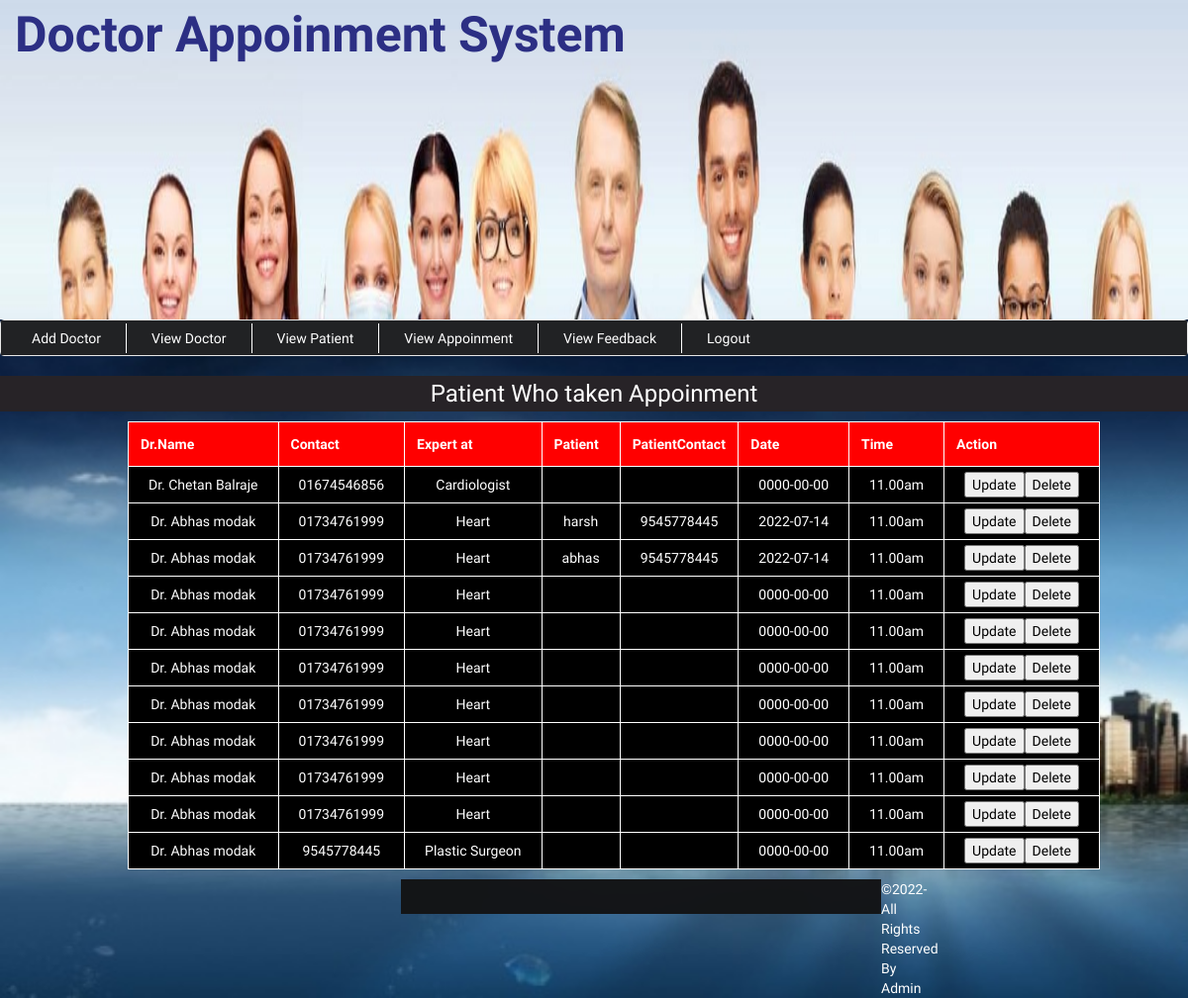
Screenshot of /admin/viewAppoinment.php (signed in) with the database file from the repository.
### tables this page shows
CREATE TABLE `booking` (
  `booking_id` int(22) NOT NULL,
  `dname` varchar(22) NOT NULL,
  `userid` int(22) NOT NULL,
  `dcontact` varchar(22) NOT NULL,
  `expertise` varchar(22) NOT NULL,
  `fee` varchar(22) NOT NULL,
  `pname` varchar(22) NOT NULL,
  `pcontact` varchar(22) NOT NULL,
  `email` varchar(111) NOT NULL,
  `address` varchar(22) NOT NULL,
  `dates` date NOT NULL,
  `tyme` varchar(22) NOT NULL,
  `payment` varchar(22) NOT NULL
);

### admin/viewAppoinment.php (the view, shortened to what this page needs)
<?php include('header.php'); ?>
	<div class="dashboard" style="background-color:#fff;">
		<h3 class="text-center" style="background-color:#272327;color: #fff;padding: 5px;">Patient Who taken Appoinment</h3>
	</div>
			<div class="all_user" style="margin-top:0px; margin-left: 40px;">
				<?php
					include('../config.php');
					$sql = " SELECT * FROM booking";
					$result = mysqli_query($conn,$sql);
					$count = mysqli_num_rows($result);
					if($count>=1){
						echo "<table border='1' align='center' cellpadding='32'>
							<tr>
								<th>Dr.Name</th>
								<th>Contact</th>
								<th>Expert at</th>
								<th>Patient</th>
								<th>PatientContact</th>
								<th>Date</th>
								<th>Time</th>
								<th>Action</th>
							</tr>";
						while($row=mysqli_fetch_array($result)){
								echo "<tr>";
								echo "<td>".$row['dname']."</td>";
								echo "<td>".$row['dcontact']."</td>";
								echo "<td>".$row['expertise']."</td>";
								echo "<td>".$row['pname']."</td>";
								echo "<td>".$row['pcontact']."</td>";
								echo "<td>".$row['dates']."</td>";
								echo "<td>".$row['tyme']."</td>";
								echo "<td><button type='submit' name='submit' style='color:#000;'>Update</button><button type='submit' name='submit' style='color:#000;'>Delete</button></td>";
								echo "</tr>";
						}
						echo "</table>";
					}
					else{
						print "<p align='center'>Sorry, No match found for your search result..!!!</p>";
					}
					?>
			</div>
 <?php include('footer.php'); ?>
	</div>
</body>
</html>

### admin/style.css (style rules this page uses)
body { font-family: 'El Messiri', sans-serif; background:url(../img/bg3.jpg) fixed no-repeat; background-size:cover; }
table { border-collapse: collapse; background-color: darkred; }
table,th,td { border: 1px solid #fff;width:;margin: 10px auto; }
th { background-color: red;color: white; padding:12px; }
td { padding: 5px 20px; text-align: center; color: white; background-color:black; }

### rows the page displays
booking: dname "Dr. Chetan Balraje", dcontact "01674546856", expertise "Cardiologist", dates "0000-00-00", tyme "11.00am"
booking: dname "Dr. Abhas modak", dcontact "01734761999", expertise "Heart", pname "harsh", pcontact "9545778445", dates "2022-07-14", tyme "11.00am"
booking: dname "Dr. Abhas modak", dcontact "01734761999", expertise "Heart", pname "abhas", pcontact "9545778445", dates "2022-07-14", tyme "11.00am"
booking: dname "Dr. Abhas modak", dcontact "01734761999", expertise "Heart", dates "0000-00-00", tyme "11.00am"
booking: dname "Dr. Abhas modak", dcontact "01734761999", expertise "Heart", dates "0000-00-00", tyme "11.00am"
booking: dname "Dr. Abhas modak", dcontact "01734761999", expertise "Heart", dates "0000-00-00", tyme "11.00am"
booking: dname "Dr. Abhas modak", dcontact "01734761999", expertise "Heart", dates "0000-00-00", tyme "11.00am"
booking: dname "Dr. Abhas modak", dcontact "01734761999", expertise "Heart", dates "0000-00-00", tyme "11.00am"
booking: dname "Dr. Abhas modak", dcontact "01734761999", expertise "Heart", dates "0000-00-00", tyme "11.00am"
booking: dname "Dr. Abhas modak", dcontact "01734761999", expertise "Heart", dates "0000-00-00", tyme "11.00am"
booking: dname "Dr. Abhas modak", dcontact "9545778445", expertise "Plastic Surgeon", dates "0000-00-00", tyme "11.00am"
